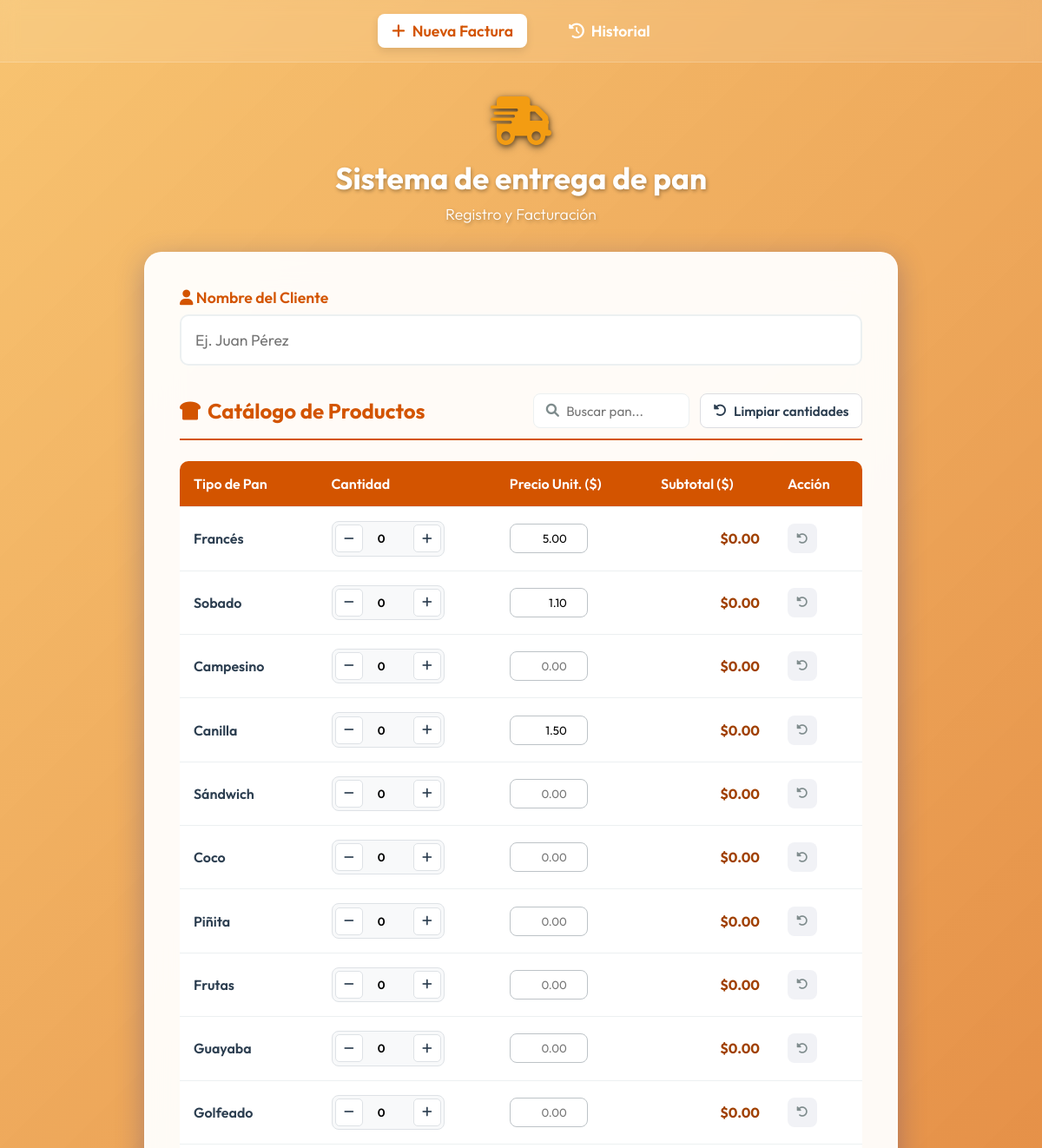
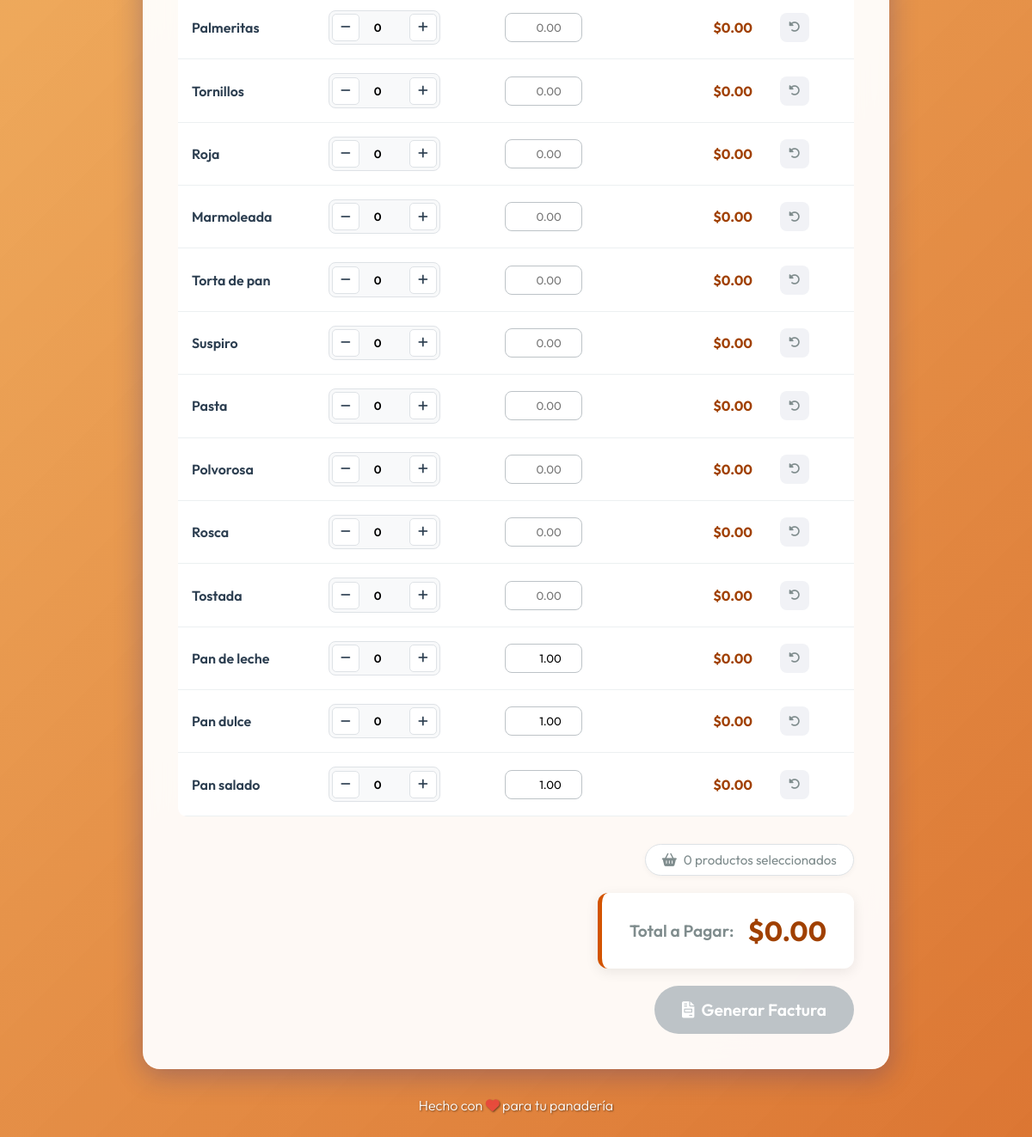
The page / on the database its author committed (2 pictures, top to bottom).
### tables this page shows
CREATE TABLE bread_prices (
            bread_type TEXT PRIMARY KEY,
            current_price REAL
        );

### app.py (the view)
@app.route('/')
def index():
    prices = {}
    try:
        conn = get_db_connection()
        c = conn.cursor()
        c.execute('SELECT bread_type, current_price FROM bread_prices')
        prices = {row[0]: row[1] for row in c.fetchall()}
        conn.close()
    except Exception as e:
        print(f"Error al obtener precios: {e}")
    return render_template('index.html', bread_types=BREAD_TYPES, bread_prices=prices)

### app.py (called while the page is built)
def get_db_connection():
    if DATABASE_URL:
        conn = psycopg2.connect(DATABASE_URL, sslmode='require')
        return conn
    conn = sqlite3.connect(DB_PATH)
    conn.row_factory = sqlite3.Row
    return conn

@app.before_request
def ensure_db():
    global _db_initialized
    if not _db_initialized:
        init_db()
        _db_initialized = True

### templates/index.html (shortened to what this page needs)
<!DOCTYPE html>
<html lang="es">
<head>
    <link rel="stylesheet" href="{{ url_for('static', filename='style.css') }}">
    <link href="https://cdnjs.cloudflare.com/ajax/libs/font-awesome/6.0.0/css/all.min.css" rel="stylesheet">
</head>
<body>
    <nav class="top-nav">
        <a href="/" class="nav-link active"><i class="fa-solid fa-plus"></i> Nueva Factura</a>
        <a href="/history" class="nav-link"><i class="fa-solid fa-clock-rotate-left"></i> Historial</a>
    </nav>
    <div class="container">
        <header>
            <div class="logo">
                <i class="fa-solid fa-truck-fast"></i>
            </div>
            <h1>Sistema de entrega de pan</h1>
            <p>Registro y Facturación</p>
        </header>
        <main class="glass-panel">
            <section class="customer-section">
                <div class="input-group">
                    <label for="customerName"><i class="fa-solid fa-user"></i> Nombre del Cliente</label>
                    <input type="text" id="customerName" placeholder="Ej. Juan Pérez" autocomplete="off">
                </div>
            </section>
            <section class="products-section">
                <div class="products-header">
                    <h2><i class="fa-solid fa-bread-slice"></i> Catálogo de Productos</h2>
                    <div class="products-toolbar">
                        <div class="search-box-inline">
                            <input type="text" id="productSearch" placeholder="Buscar pan..." autocomplete="off">
                        </div>
                        <button type="button" id="resetQuantitiesBtn" class="btn-outline" title="Restablecer todas las cantidades a 0">
                            <i class="fa-solid fa-rotate-left"></i> Limpiar cantidades
                        </button>
                    </div>
                </div>
                <div class="table-responsive">
                    <table id="productsTable">
                        <thead>
                            <tr>
                                <th>Tipo de Pan</th>
                                <th>Cantidad</th>
                                <th>Precio Unit. ($)</th>
                                <th>Subtotal ($)</th>
                                <th>Acción</th>
                            </tr>
                        </thead>
                        <tbody id="productsBody">
                            {% for bread in bread_types %}
                            <tr class="product-row" data-bread="{{ bread }}">
                                <td class="bread-name" data-label="Tipo de Pan">
                                    <span class="bread-title">{{ bread }}</span>
                                </td>
                                <td data-label="Cantidad">
                                    <div class="qty-control">
                                        <button type="button" class="qty-btn minus" tabindex="-1" title="Disminuir"><i class="fa-solid fa-minus"></i></button>
                                        <input type="number" class="qty-input" min="0" value="0" aria-label="Cantidad para {{ bread }}">
                                        <button type="button" class="qty-btn plus" tabindex="-1" title="Aumentar"><i class="fa-solid fa-plus"></i></button>
                                    </div>
                                </td>
                                <td data-label="Precio Unit. ($)">
                                    <input type="number" class="price-input" min="0" step="0.01" placeholder="0.00" aria-label="Precio Unitario para {{ bread }}">
                                </td>
                                <td class="subtotal-cell" data-label="Subtotal ($)">$0.00</td>
                                <td class="action-cell" data-label="Acción">
                                    <button type="button" class="btn-clear-row" title="Restablecer cantidad a 0"><i class="fa-solid fa-rotate-left"></i></button>
                                </td>
                            </tr>
                            {% endfor %}
                        </tbody>
                    </table>
                </div>
            </section>
            <section class="summary-section">
                <div class="items-summary-badge" id="selectedCountBadge">
                </div>
                <div class="total-container">
                    <span>Total a Pagar:</span>
                    <span id="grandTotal">$0.00</span>
                </div>
                <button id="generateBtn" class="btn-primary" disabled>
                    <i class="fa-solid fa-file-invoice"></i> Generar Factura
                </button>
            </section>
        </main>
        <footer>
            <p>Hecho con <i class="fa-solid fa-heart"></i> para tu panadería</p>
        </footer>
    </div>
</body>
</html>

### rows shown on the page
bread_prices: bread_type "Francés"
bread_prices: bread_type "Sobado"
bread_prices: bread_type "Campesino"
bread_prices: bread_type "Canilla"
bread_prices: bread_type "Sándwich"
bread_prices: bread_type "Coco"
bread_prices: bread_type "Piñita"
bread_prices: bread_type "Frutas"
bread_prices: bread_type "Guayaba"
bread_prices: bread_type "Golfeado"
bread_prices: bread_type "Palmeritas"
bread_prices: bread_type "Tornillos"
bread_prices: bread_type "Roja"
bread_prices: bread_type "Marmoleada"
bread_prices: bread_type "Torta de pan"
bread_prices: bread_type "Suspiro"
bread_prices: bread_type "Pasta"
bread_prices: bread_type "Polvorosa"
bread_prices: bread_type "Rosca"
bread_prices: bread_type "Tostada"
bread_prices: bread_type "Pan de leche"
bread_prices: bread_type "Pan dulce"
bread_prices: bread_type "Pan salado"
